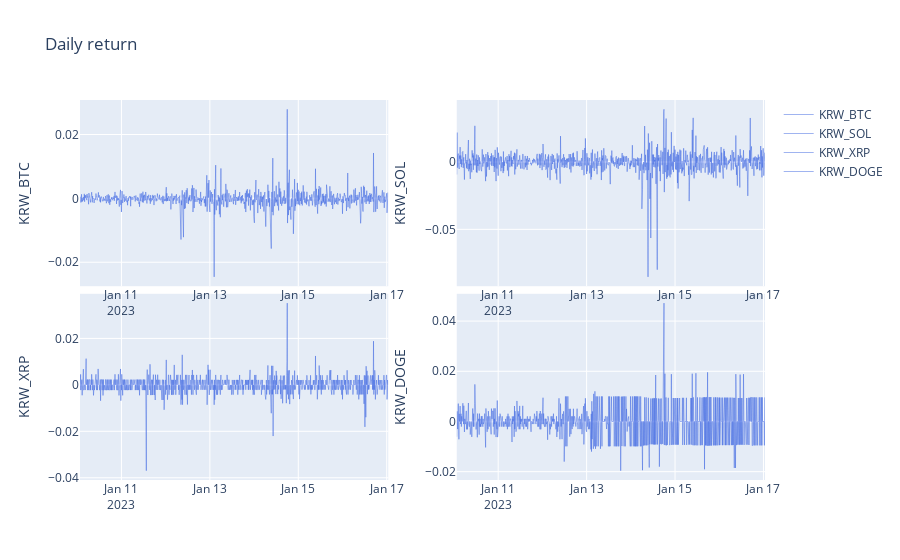

The code cell stored with this chart in its notebook:
### Markdown cell above
## KRW-BTC,SOL,XRP,DOGE daily price return
    - graph

### Code cell
# get data
df_BTC=applytech(api.min_candle(unit=10,market="KRW-BTC",count=1000))

df_SOL=applytech(api.min_candle(unit=10,market="KRW-SOL",count=1000))

df_XRP=applytech(api.min_candle(unit=10,market="KRW-XRP",count=1000))

df_DOGE=applytech(api.min_candle(unit=10,market="KRW-DOGE",count=1000))


# x-axis by time series
fig=make_subplots(rows=2, cols=2, vertical_spacing=0.02)

fig.add_trace(go.Scatter(x=df_BTC.index,y=df_BTC['Daily return'],name='KRW_BTC',line=dict(color='royalblue', width=0.5)), row=1,
                 col=1)
fig.add_trace(go.Scatter(x=df_SOL.index,y=df_SOL['Daily return'],name='KRW_SOL',line=dict(color='royalblue', width=0.5)), row=1,
                 col=2)
fig.add_trace(go.Scatter(x=df_XRP.index,y=df_XRP['Daily return'],name='KRW_XRP',line=dict(color='royalblue', width=0.5)), row=2,
                 col=1)
fig.add_trace(go.Scatter(x=df_DOGE.index,y=df_DOGE['Daily return'],name='KRW_DOGE',line=dict(color='royalblue', width=0.5)), row=2,
                 col=2)

fig.update(layout_xaxis_rangeslider_visible=False)
fig.update_layout(title=f'Daily return', yaxis_title=f'pct_change')
fig.update_yaxes(title_text=f'KRW_BTC', row=1, col=1)
fig.update_yaxes(title_text=f'KRW_SOL', row=1, col=2)
fig.update_yaxes(title_text=f'KRW_XRP', row=2, col=1)
fig.update_yaxes(title_text=f'KRW_DOGE', row=2, col=2)

### Figure 1 — Plotly figure (JSON) as saved in the notebook; plotly's stock layout.template omitted (floating-point values rounded to 4 significant figures; data arrays with more than 128 entries replaced by an {"elided": "..."} marker saying what was removed)
{"data": [{"line": {"color": "royalblue", "width": 0.5}, "name": "KRW_BTC", "type": "scatter", "x": {"elided": "1000 str values"}, "xaxis": "x", "y": {"elided": "1000 float values"}, "yaxis": "y"}, {"line": {"color": "royalblue", "width": 0.5}, "name": "KRW_SOL", "type": "scatter", "x": {"elided": "1000 str values"}, "xaxis": "x2", "y": {"elided": "1000 float values"}, "yaxis": "y2"}, {"line": {"color": "royalblue", "width": 0.5}, "name": "KRW_XRP", "type": "scatter", "x": {"elided": "1000 str values"}, "xaxis": "x3", "y": {"elided": "1000 float values"}, "yaxis": "y3"}, {"line": {"color": "royalblue", "width": 0.5}, "name": "KRW_DOGE", "type": "scatter", "x": {"elided": "1000 str values"}, "xaxis": "x4", "y": {"elided": "1000 float values"}, "yaxis": "y4"}], "layout": {"title": {"text": "Daily return"}, "xaxis": {"anchor": "y", "domain": [0, 0.45], "rangeslider": {"visible": false}}, "xaxis2": {"anchor": "y2", "domain": [0.55, 1]}, "xaxis3": {"anchor": "y3", "domain": [0, 0.45]}, "xaxis4": {"anchor": "y4", "domain": [0.55, 1]}, "yaxis": {"anchor": "x", "domain": [0.51, 1], "title": {"text": "KRW_BTC"}}, "yaxis2": {"anchor": "x2", "domain": [0.51, 1], "title": {"text": "KRW_SOL"}}, "yaxis3": {"anchor": "x3", "domain": [0, 0.49], "title": {"text": "KRW_XRP"}}, "yaxis4": {"anchor": "x4", "domain": [0, 0.49], "title": {"text": "KRW_DOGE"}}}}
